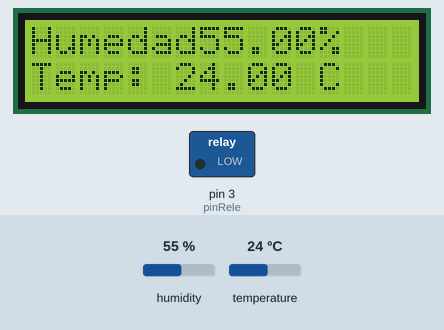
The sketch below on a simulated Arduino Uno, built with avr-gcc and run on an emulated ATmega328P. On the bench: 16×2 character LCD, switched loads named in the sketch (green lamp = pin HIGH). The inputs (shaded band) are chosen by the test bench; at power-on: temperature 24 °C, humidity 55 %.

Above: at 1.6 s.
1.7 s: temperature set to 27.4 °C
At 3.8 s:
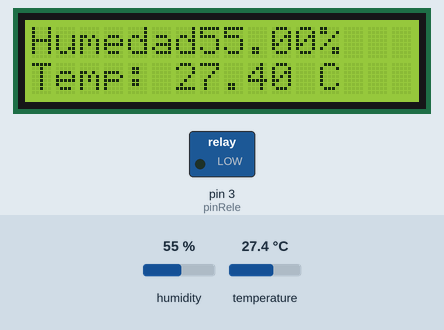
4.6 s: temperature set to 28.4 °C
At 8.6 s:
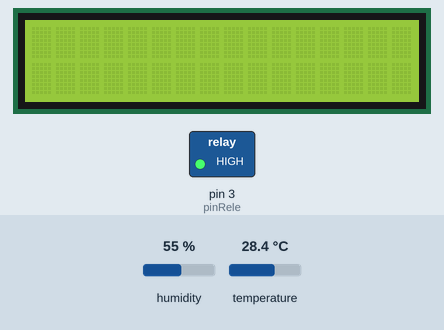
8.7 s: humidity set to 22 %
At 10.7 s:
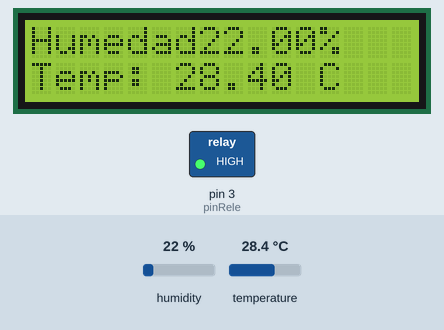
11.6 s: temperature set to 25.5 °C
At 14.6 s:
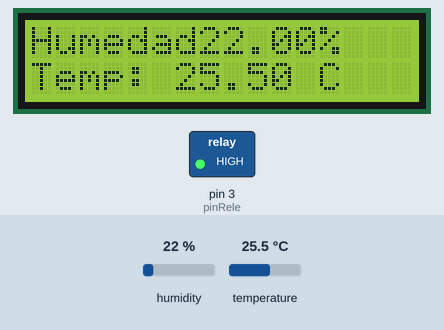
14.9 s: temperature set to 24.7 °C
At 16.0 s:
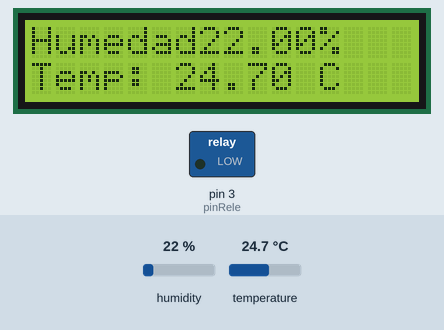
17.8 s: temperature set to 2 °C
At 20.0 s:
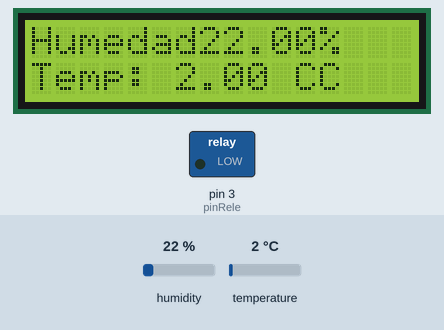
Timing chart, 0 to 21.5 s (numbered marks = the images above; inputs shaded):
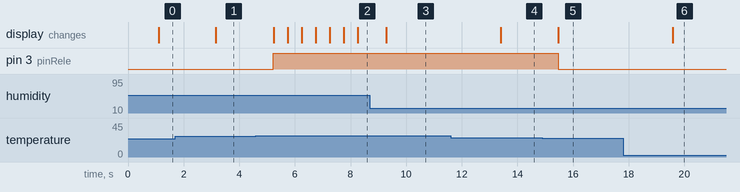

The sketch:

LCD_I2C__DHT22_y_Rele.ino
```cpp
/*Práctica del LCD I2C, DHT22 Y RELE*/
#include <Wire.h>
#include <LiquidCrystal_I2C.h>
#include "DHT.h"
#define DHTPIN 2
#define DHTTYPE DHT22
LiquidCrystal_I2C lcd(0x3F, 16, 12);
DHT dht(DHTPIN, DHTTYPE);
const int pinRele = 3;
int activacion = 0;
void setup(){
  lcd.begin(16,2);
  dht.begin();
  pinMode(pinRele, OUTPUT);
}
void loop(){
  delay(1000);
  float h = dht.readHumidity();
  float t = dht.readTemperature();
  lcd.home();
  lcd.print("Humedad");
  lcd.print(h);
  lcd.print("%");
  lcd.setCursor(0,1);
  lcd.print("Temp: ");
  lcd.print(t);
  lcd.print(" C");
  if(t >= 28){
    activacion += 1;
    digitalWrite(pinRele, HIGH);
  }else if(t <= 25){
    activacion = 0;
    digitalWrite(pinRele, LOW);
  }
  if(activacion == 1){
    lcd.clear();
    lcd.print("Encendiendo");
    lcd.setCursor(0,1);
    lcd.print("Ventilador");
    for(int i=0;i<3;i++){
      lcd.noDisplay();
      delay(500);
      lcd.display();
      delay(500);
    }
    lcd.clear();
  }
}
```

Measured:
- the behaviour switches between 27.9 and 28 °C on temperature (found by bisection; images 1 and 2)
- the behaviour switches between 25.1 and 25 °C on temperature (found by bisection; images 4 and 5)
- after the input at 1.7 s, the display: changes after 1.5 s (image 1)
- after the input at 4.6 s, pin 3 (pinRele): LOW → HIGH after 0.62 s; the display: first changes after 0.64 s (image 2 shows a later state)
- after the input at 8.7 s, the display: changes after 0.59 s (image 3)
- after the input at 11.6 s, the display: changes after 1.8 s (image 4)
- after the input at 14.9 s, pin 3 (pinRele): HIGH → LOW after 0.57 s; the display: changes after 0.57 s (image 5)
- after the input at 17.8 s, the display: changes after 1.8 s (image 6)
